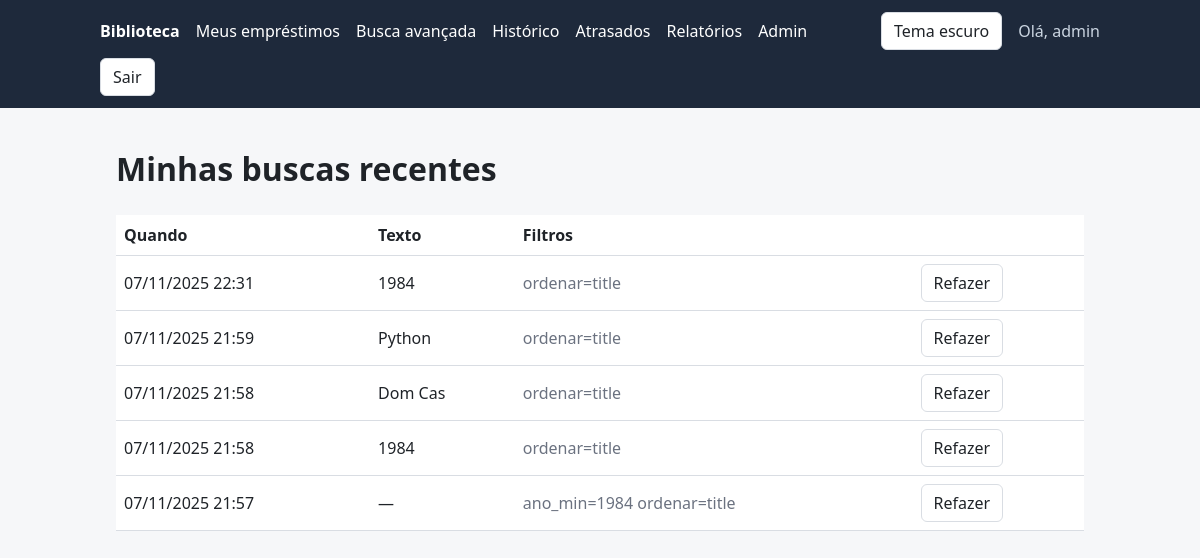
Screenshot of /historico/ (signed in) with the database file from the repository.
### catalog/models.py (models this page shows, shortened)
class SearchQuery(models.Model):
    user = models.ForeignKey(
        settings.AUTH_USER_MODEL,
        on_delete=models.CASCADE,
        related_name="searches",  # permite fazer user.searches.all()
        verbose_name="Usuário",
    )
    q = models.CharField("Texto buscado", max_length=255, blank=True)
    params = models.JSONField("Filtros usados", default=dict, blank=True)
    created_at = models.DateTimeField("Feita em", auto_now_add=True)
    class Meta:
        ordering = ["-created_at"]  # buscas mais recentes primeiro
        verbose_name = "Busca"
        verbose_name_plural = "Buscas"
    def as_querystring(self):
        return urlencode(self.params)

### catalog/views.py (the view)
# urls.py: path("historico/", views.search_history, name="search_history"),
@login_required
def search_history(request):
    searches = request.user.searches.all()[:50]
    return render(request, "catalog/search_history.html", {"searches": searches})

### templates/catalog/search_history.html (shortened to what this page needs)
{% extends "base.html" %}
{% block content %}
  <h1>Minhas buscas recentes</h1>
  {% if searches %}
    <div class="table-wrap">
      <table>
        <thead>
          <tr>
            <th>Quando</th>
            <th>Texto</th>
            <th>Filtros</th>
            <th></th>
          </tr>
        </thead>
        <tbody>
          {% for search in searches %}
            <tr>
              <td>{{ search.created_at|date:"d/m/Y H:i" }}</td>
              <td>{{ search.q|default:"—" }}</td>
              <td class="muted">
                {% for key, value in search.params.items %}
                  {% if value and key != "q" %}{{ key }}={{ value }} {% endif %}
                {% endfor %}
              </td>
              <td><a class="btn" href="{% url 'catalog:book_list' %}?{{ search.as_querystring }}">Refazer</a></td>
            </tr>
          {% endfor %}
        </tbody>
      </table>
    </div>
  {% else %}
    <p class="muted">Você ainda não fez nenhuma busca.</p>
  {% endif %}
{% endblock %}

### templates/base.html (shortened to what this page needs)
{% load static %}
<!DOCTYPE html>
<html lang="pt-br">
<head>
  <link rel="stylesheet" href="{% static 'css/style.css' %}">
</head>
<body>
  <header>
    <nav>
      <a href="{% url 'catalog:book_list' %}"><strong>Biblioteca</strong></a>
      {% if user.is_authenticated %}
        <a href="{% url 'catalog:my_loans' %}">Meus empréstimos</a>
        <a href="{% url 'catalog:advanced_search' %}">Busca avançada</a>
        <a href="{% url 'catalog:search_history' %}">Histórico</a>
        {% if user.is_staff %}
          <a href="{% url 'catalog:overdue_loans' %}">Atrasados</a>
          <a href="{% url 'catalog:reports_index' %}">Relatórios</a>
          <a href="{% url 'admin:index' %}">Admin</a>
        {% endif %}
      {% endif %}
      <button id="theme-toggle" class="btn" type="button">Tema escuro</button>
      {% if user.is_authenticated %}
        <span class="user">Olá, {{ user.username }}</span>
        <form class="inline" method="post" action="{% url 'logout' %}">
          <button class="btn" type="submit">Sair</button>
        </form>
      {% else %}
        <a href="{% url 'login' %}">Entrar</a>
      {% endif %}
    </nav>
  </header>
  <main>
    {% block content %}{% endblock %}
  </main>
</body>
</html>

### static/css/style.css (style rules this page uses)
:root { --bg: #f6f7f9; --card: #ffffff; --text: #1f2328; --muted: #6b7280; --border: #d9dde3; --primary: #2f5bd3; --header: #1e293b; --danger: #b42318; --success: #067647; --warning: #b54708; }
* { box-sizing: border-box; }
body { margin: 0; font-family: system-ui, Arial, sans-serif; background: var(--bg); color: var(--text); line-height: 1.5; }
a { color: var(--primary); }
header { background: var(--header); padding: 12px 16px; }
nav { max-width: 1000px; margin: 0 auto; display: flex; flex-wrap: wrap; gap: 8px 16px; align-items: center; }
nav a { color: #fff; text-decoration: none; }
nav .user { color: #cbd5e1; }
main { max-width: 1000px; margin: 0 auto; padding: 16px; }
.muted { color: var(--muted); }
.btn { display: inline-block; padding: 6px 12px; border: 1px solid var(--border); border-radius: 6px; background: var(--card); color: var(--text); cursor: pointer; font: inherit; text-decoration: none; }
form.inline { display: inline; }
table { width: 100%; border-collapse: collapse; background: var(--card); }
th, td { padding: 8px; border-bottom: 1px solid var(--border); text-align: left; vertical-align: middle; }
.table-wrap { overflow-x: auto; }

### rows the page displays
SearchQuery: created_at "07/11/2025 22:31", q "1984", params "ordenar", params "title"
SearchQuery: created_at "07/11/2025 21:59", q "Python", params "ordenar", params "title"
SearchQuery: created_at "07/11/2025 21:58", q "Dom Cas", params "ordenar", params "title"
SearchQuery: created_at "07/11/2025 21:58", q "1984", params "ordenar", params "title"
SearchQuery: created_at "07/11/2025 21:57", q "—", params "ano_min" "ordenar", params "1984" "title"

### other values shown
{{ user.username }} "admin"
